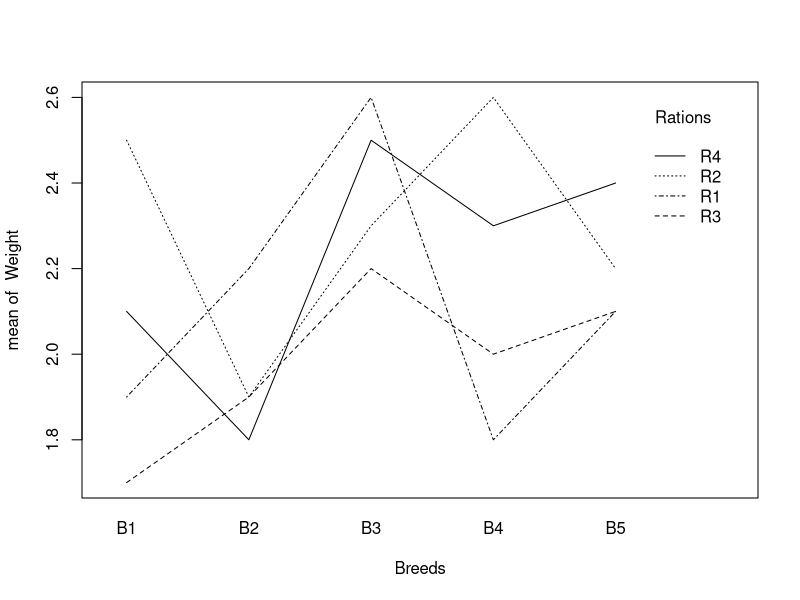
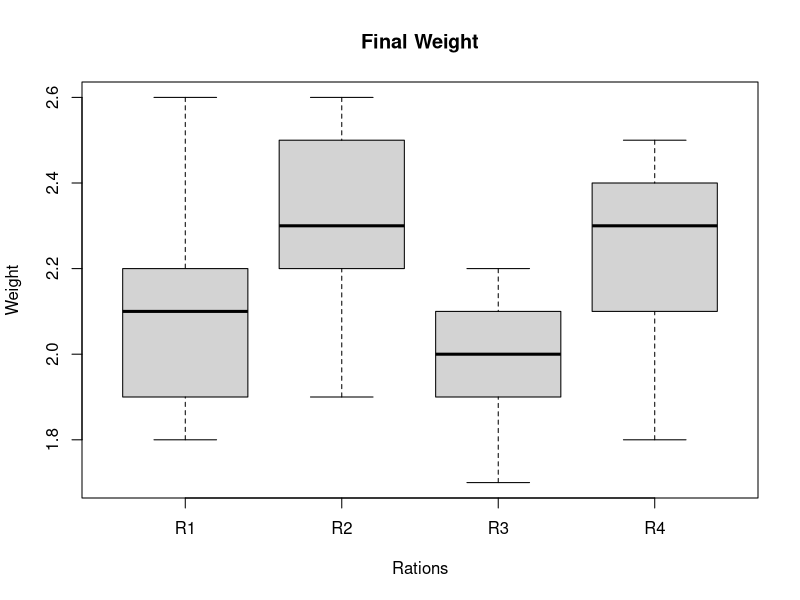
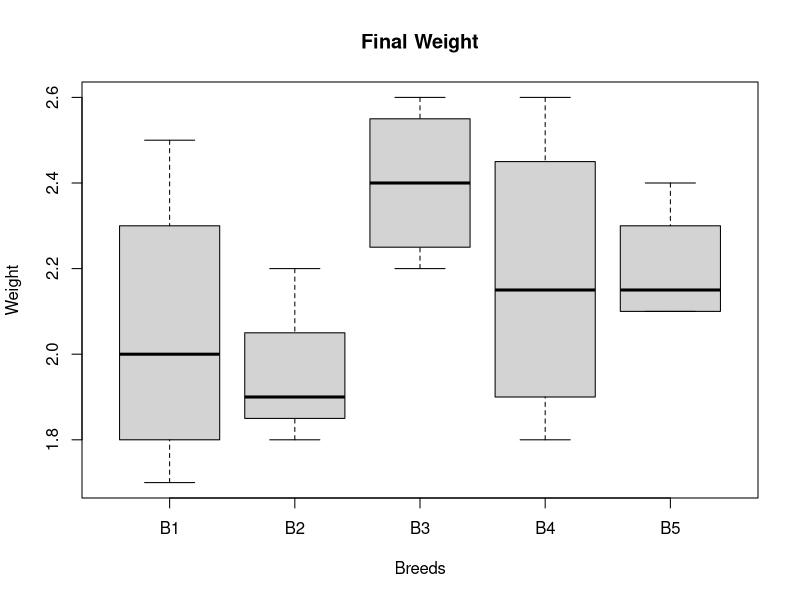

The R script that drew these images, in order:
#6
R1=c(1.9,2.2,2.6,1.8,2.1)
R2=c(2.5,1.9,2.3,2.6,2.2)
R3=c(1.7,1.9,2.2,2.0,2.1)
R4=c(2.1,1.8,2.5,2.3,2.4)
data=data.frame(R1,R2,R3,R4)
data=t(data)

Weight=c(t(as.matrix(data)))
Weight
f=c("B1","B2",'B3','B4','B5')
g=c("R1",'R2','R3','R4')
k=ncol(data)
n=nrow(data)
Breeds=gl(k, 1, n*k, factor(f))
Breeds
Rations=gl(n, k, n*k, factor(g))
Rations
anova=aov(Weight ~ Rations + Breeds)
summary(anova)
interaction.plot(Breeds, Rations, Weight)
plot(Weight ~ Rations + Breeds, main= "Final Weight")